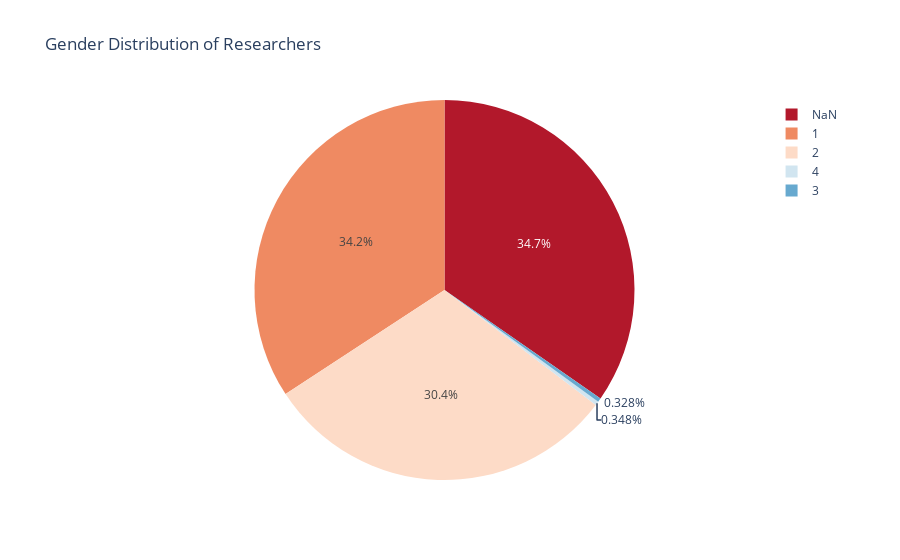

Here is the notebook cell this chart was saved with:
### Markdown cell above
There is another col "DE2", asing what is their gender identity. 
Let's verify the numbers.

### Code cell
total_researchers = df1['ResponseId'].nunique()
responded_count = df1['DE2'].notna().sum()
not_responded_count = total_researchers - responded_count

responded_percentage = (responded_count / total_researchers) * 100
not_responded_percentage = (not_responded_count / total_researchers) * 100

gender_counts = df1['DE2'].value_counts(dropna=False)

print("\n==== Gender Response Statistics ====")
print(f"Total unique researchers (participants): {total_researchers}")
print(f"Responded to gender question: {responded_count} ({responded_percentage:.2f}%)")
print(f"Did not respond: {not_responded_count} ({not_responded_percentage:.2f}%)\n")

print("==== Gender Distribution ====")
for gender, count in gender_counts.items():
    percentage = (count / total_researchers) * 100
    print(f"{gender}: {count} ({percentage:.2f}%)")

gender_df = gender_counts.reset_index()
gender_df.columns = ['Gender', 'Count']

fig = px.pie(
    gender_df, 
    names='Gender', 
    values='Count', 
    title="Gender Distribution of Researchers",
        color_discrete_sequence=custom_colors  
)

fig.show()

### Figure 1 — Plotly figure (JSON) as saved in the notebook; plotly's stock layout.template omitted (floating-point values rounded to 4 significant figures)
{"data": [{"domain": {"x": [0, 1], "y": [0, 1]}, "hovertemplate": "Gender=%{label}<br>Count=%{value}<extra></extra>", "labels": [NaN, 1.0, 2.0, 4.0, 3.0], "legendgroup": "", "name": "", "showlegend": true, "type": "pie", "values": [3491, 3447, 3064, 35, 33]}], "layout": {"legend": {"tracegroupgap": 0}, "piecolorway": ["#b2182b", "#ef8a62", "#fddbc7", "#d1e5f0", "#67a9cf", "#2166ac"], "title": {"text": "Gender Distribution of Researchers"}}}
